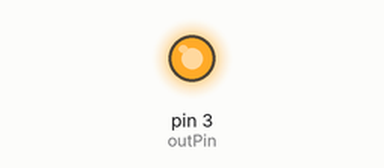
Bench run of a sketch on a simulated Arduino Uno, built with avr-gcc and run on an emulated ATmega328P. Parts: output pins drawn as LEDs (lit = HIGH).

Above: at 0.7 s.
At 5.2 s:
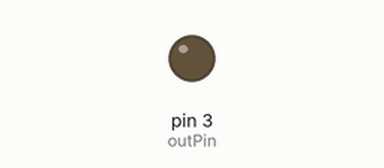
Timing chart, 0 to 6.9 s (numbered marks = the images above):
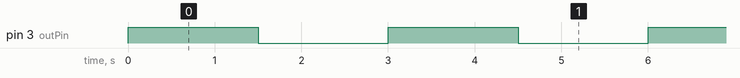

The sketch:

digitalWriteDrive_Example.ino
```cpp
int outPin = 3;
void setup() {
  // put your setup code here, to run once:
  pinMode(outPin,OUTPUT);
}

void loop() {
  // put your main code here, to run repeatedly:
  digitalWrite(outPin,HIGH);
  delay(1500);
  digitalWrite(outPin,LOW);
  delay(1500);

}
```

Measured:
- by itself, pin 3 (outPin): alternates HIGH for 1.5 s and LOW for 1.5 s
